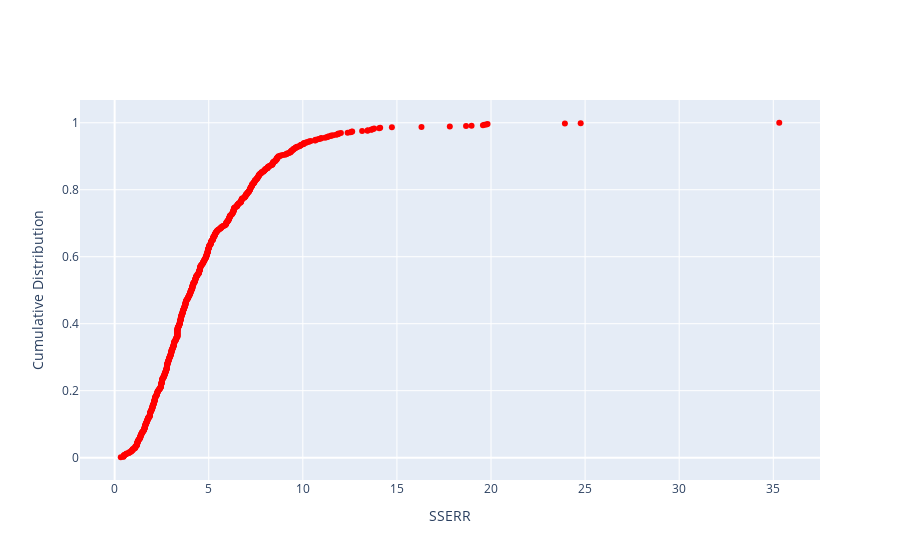

Source (notebook cell):
### Code cell
import plotly.graph_objects as go
import pandas as pd
import numpy as np

# Plot cumulative distribution of coupled criterion
sserr = df["sserr_result"][~np.isnan(df["sserr_result"])]
sorted_sserr = np.sort(sserr)
cdf = np.arange(1, len(sorted_sserr) + 1) / len(sorted_sserr)

fig = go.Figure()
fig.add_trace(go.Scatter(x=sorted_sserr, y=cdf, mode="markers", name="SSERR", marker=dict(color="red")))
fig.update_layout(xaxis_title="SSERR", yaxis_title="Cumulative Distribution")
fig.show()

### Figure 1 — Plotly figure (JSON) as saved in the notebook; plotly's stock layout.template omitted (floating-point values rounded to 4 significant figures; data arrays with more than 128 entries replaced by an {"elided": "..."} marker saying what was removed)
{"data": [{"marker": {"color": "red"}, "mode": "markers", "name": "SSERR", "type": "scatter", "x": {"elided": "808 float values"}, "y": {"elided": "808 float values"}}], "layout": {"xaxis": {"title": {"text": "SSERR"}}, "yaxis": {"title": {"text": "Cumulative Distribution"}}}}
